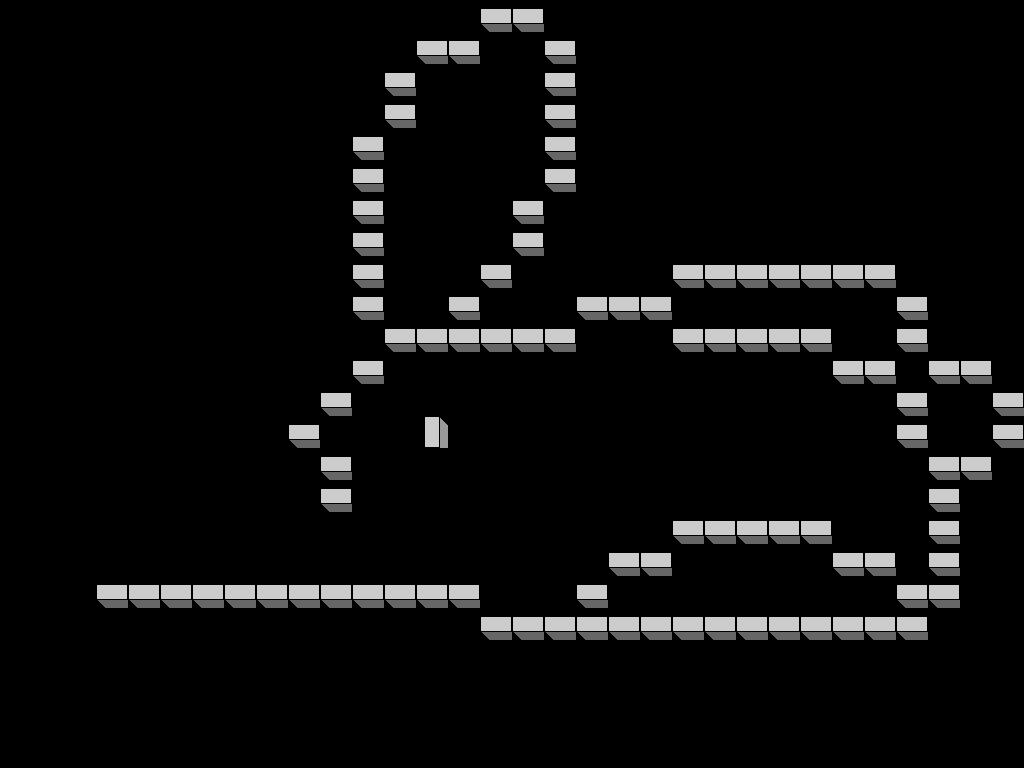

A 2D game scene composited from a Tiled map and its tileset images. What follows is a short description and the map's XML, with each tile layer's data collapsed to a summary:
An orthogonal 32x24 tile map with 32x32 px tiles, 1 tile layer (Tile Layer 1).

<map version="1.0" orientation="orthogonal" width="32" height="24" tilewidth="32" tileheight="32">
 <tileset firstgid="1" name="perspective_walls" tilewidth="32" tileheight="32">
  <image source="perspective_walls.png" width="256" height="256" />
 </tileset>
 <layer name="Tile Layer 1" width="32" height="24">
  <data>[768 cells, 101 non-empty, 2 distinct tile ids]</data>
 </layer>
</map>
